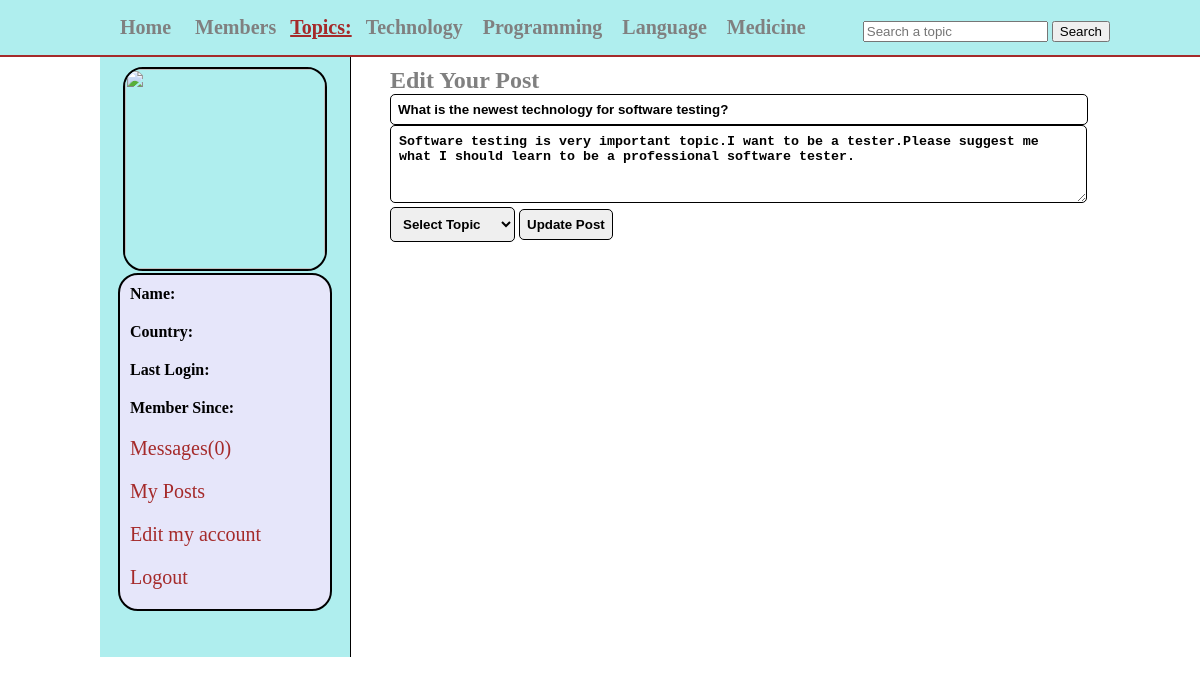
Page /edit_post.php?post_id=19 on the committed database.
### tables this page shows
CREATE TABLE `topics` (
  `topic_id` int(11) NOT NULL,
  `topic_name` varchar(255) NOT NULL
);

CREATE TABLE `posts` (
  `post_id` int(11) NOT NULL,
  `user_id` int(11) NOT NULL,
  `topic_id` int(11) NOT NULL,
  `post_title` text NOT NULL,
  `post_content` text NOT NULL,
  `post_date` timestamp NOT NULL DEFAULT CURRENT_TIMESTAMP
);

### edit_post.php (the view, shortened to what this page needs)
<?php
include("functions/functions.php");
?>
<!DOCTYPE html>
<html>
<head>
	<link rel="stylesheet" type="text/css" href="styles/home_style.css" media="all">
</head>
<body>
	<div class="container">
		<div id="head_warp">
			<div id="header">
				<ul id="menu">
					<li><a href="home.php"> Home</a></li>
					<li><a href="members.php"> Members</a></li>
					<strong>Topics:</strong>
					<?php
					  $get_topics="select * from topics";
					  $run_topics=mysqli_query($con,$get_topics);
					  while($row= mysqli_fetch_array($run_topics)){
						$topic_id=$row['topic_id'];
						$topic_name=$row['topic_name'];
					  echo "<li><a href='topic.php?topic=$topic_id'>$topic_name</a></li>";
					  }
					?>
				</ul>
				<form method="get" action="results.php" id="form1">
					<input type="text" name="user_query" placeholder="Search a topic">
					<input type="submit" name="search" value="Search">
				</form>
			</div>
		</div>
		<div class="content">
		    <div id="user_timeline">
				<div id="user_details">
					<?php
					  $user=$_SESSION['user_email'];
					  $get_user="select * from users where user_email='$user' ";
					  $run_user=mysqli_query($con,$get_user);
					  $row=mysqli_fetch_array($run_user);
					  $user_id=$row['user_id'];
					  $user_name=$row['user_name'];
					  $user_country=$row['user_country'];
					  $user_image=$row['user_image'];
					  $register_date=$row['user_reg_date'];
					  $last_login=$row['user_last_login'];
					  $sel_msg="select * from messages where receiver='$user_id' AND status='unread' ORDER BY 1 DESC";
					  $run_msg=mysqli_query($con,$sel_msg);
					  $count_msg=mysqli_num_rows($run_msg);
					  echo "
					  <center>
					  <img src='users/$user_image' width='200' height='200'/>
					  </center>
					  <div id='user_mention'>
					  <p><strong>Name:</strong> $user_name</p>
					  <p><strong>Country:</strong> $user_country</p>
					  <p><strong>Last Login:</strong> $last_login</p>
					  <p><strong>Member Since:</strong> $register_date</p>
					  <p><a href='my_messages.php?inbox&u_id=$user_id'>Messages($count_msg)</a></p>
					  <p><a href='my_posts.php?u_id=$user_id'>My Posts</a></p>
					  <p><a href='edit_profile.php?u_id=$user_id'>Edit my account</a></p>
					  <p><a href='logout.php'>Logout</a></p>
					  </div>
					  "
					?>
				</div>
		    </div>
		    <div id="content_timeline">
		    	<?php
		    	if(isset($_GET['post_id'])){
 		         $get_id=$_GET['post_id'];
 	             $get_post="select * from posts where post_id='$get_id'";
 	             $run_post=mysqli_query($con,$get_post);
 	             $row_post=mysqli_fetch_array($run_post);
 		         $post_title=$row_post['post_title'];
 		         $post_con=$row_post['post_content'];
                }
		    	?>
            <form  method="post" id="f">
		    		<h2>Edit Your Post</h2>
		    		<input type="text" name="title" value="<?php echo $post_title?>" size="82" required="required"><br/>
		    		<textarea cols="83" rows="4" name="content"><?php echo $post_con?></textarea><br/>
		    		<select name="topic">
		    			<option>Select Topic
		    			</option>
		    		</select>
		    		<input type="submit" name="update" value="Update Post">
		    </form>
		    </div>
        </div>
	</div>
</body>
</html>

### styles/home_style.css (style rules this page uses)
html, body, div, span, applet, object, iframe, h1, h2, h3, h4, h5, h6, p, blockquote, pre, a, abbr, acronym, address, big, cite, code, del, dfn, em, img, ins, kbd, q, s, samp, small, strike, strong, sub, sup, tt, var, b, u, i, center, dl, dt, dd, ol, ul, li, fieldset, form, label, legend, table, caption, tbody, tfoot, thead, tr, th, td, article, aside, canvas, details, embed, figure, figcaption, footer, header, hgroup, menu, nav, output, ruby, section, summary, time, mark, audio, video { margin: 0; padding: 0; border: 0; }
#head_warp { width: 100%; height: 35px; margin: 0 auto; border-bottom: 2px solid brown; padding:10px; background: #AFEEEE; }
#header { margin:0 auto; width: 1000px; height: 35px; }
#menu { line-height: 35px; padding: 0; margin:0; float: left; }
#menu li { display: inline; list-style: none; }
#menu a { margin:5px; padding: 5px; text-decoration: none; color: gray; font-size: 20px; font-weight: bold; }
#menu strong { font-size: 20px; text-decoration: underline; color: brown; }
#form1 { float: right; line-height: 35px; padding-top: 3px; }
.content { width:1000px; margin:0 auto; }
#user_timeline { background: #AFEEEE; width:250px; float: left; height: 600px; border-right: 1px solid black; }
#user_details { padding: 10px; }
#user_details img { border:2px solid black; border-radius: 20px; }
#user_details p { margin-bottom: 10px; padding: 5px; }
#user_details a { color:brown; font-size:20px; text-decoration:none; }
#user_mention { background: #E6E6FA; border:2px solid black; border-radius: 20px; width: 200px; margin:0 auto; padding: 5px; }
#content_timeline { float: right; width: 700px; padding:10px; }
#f input { padding: 7px; border: 1px solid black; border-radius: 5px; font-weight: bolder; }
#f textarea { padding: 8px; border: 1px solid black; border-radius: 5px; font-weight: bolder; }
#f select { padding: 8px; border: 1px solid black; border-radius: 5px; font-weight: bolder; }
#f h2 { color: gray; font-family: Sansationl; }

### rows in the picture
topics: topic_name "Technology"
topics: topic_name "Programming"
topics: topic_name "Language"
topics: topic_name "Medicine"
posts: title "What is the newest technology for software testing?", content "Software testing is very important topic.I want to be a tester.Please suggest me what I should learn to be a professional software tester."

### other values in the picture
$count_msg "0"
